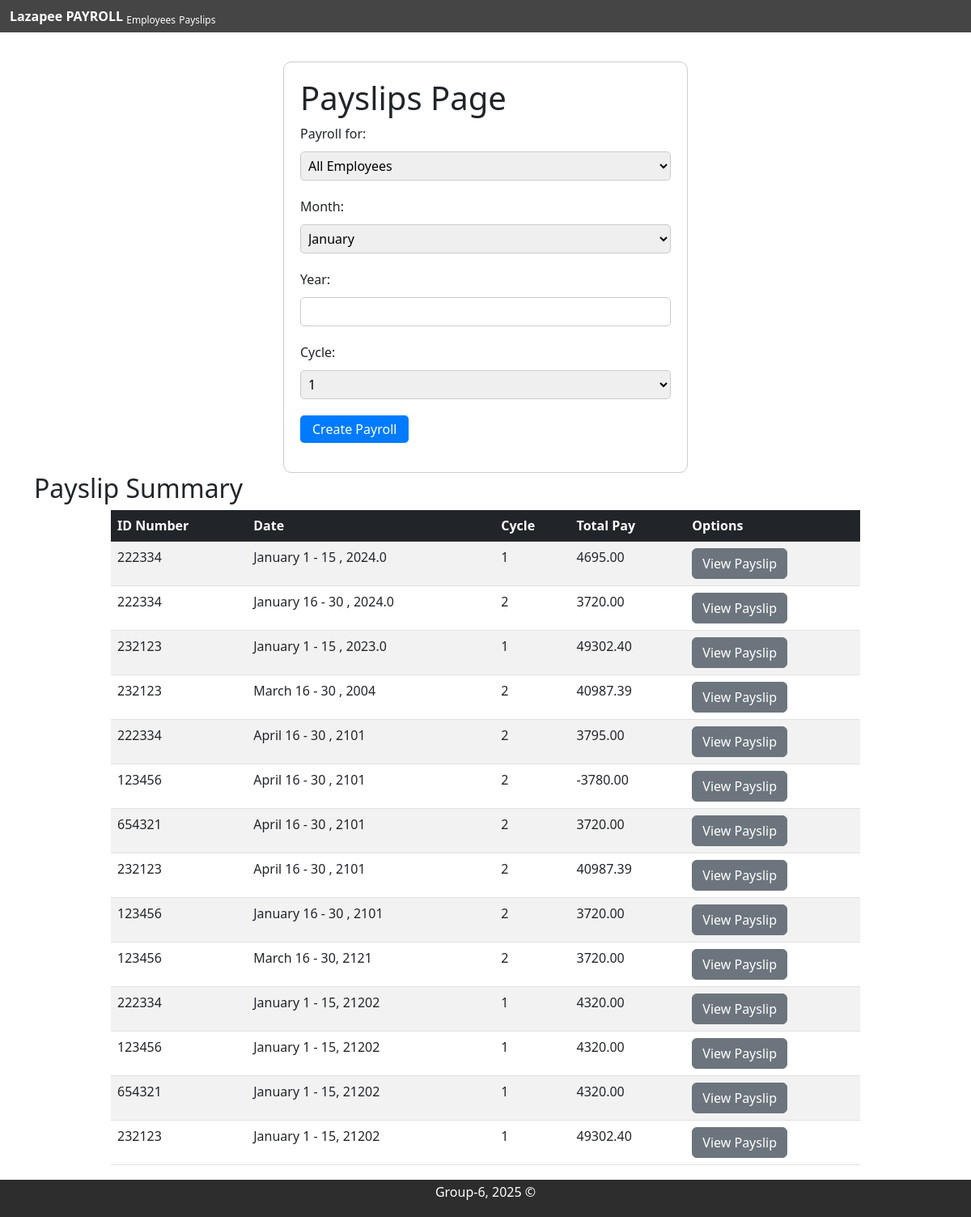
The page /payslips_page/ on the database its author committed.
### payroll_app/models.py (models this page shows, shortened)
class Payslip(models.Model):
    id_number = models.ForeignKey(Employee, on_delete=models.CASCADE)
    month = models.CharField(max_length=255)
    date_range = models.CharField(max_length=255)
    year = models.CharField(max_length=255)
    pay_cycle = models.IntegerField()
    rate = models.FloatField(blank=True, null=True)
    earnings_allowance = models.FloatField(blank=True, null=True)
    deductions_tax = models.FloatField(blank=True, null=True)
    deductions_health = models.FloatField(blank=True, null=True)
    pag_ibig = models.FloatField(blank=True, null=True)
    sss = models.FloatField(blank=True, null=True)
    overtime = models.FloatField(blank=True, null=True)
    total_pay = models.FloatField(blank=True, null=True)

class Employee(models.Model):
    name = models.CharField(max_length=255)
    id_number = models.CharField(max_length=20)
    rate = models.FloatField()
    overtime_pay = models.FloatField(blank=True, null=True)
    allowance = models.FloatField(blank=True, null=True)

### payroll_app/views.py (the view)
# urls.py: path('payslips_page/', views.payslips_page, name='payslips_page'),
@csrf_protect
def payslips_page(request):
    employees = Employee.objects.all()
    payslips = Payslip.objects.all()
    return render(
        request,
        "payroll_app/payslips_page.html",
        {"employees": employees, "payslips": payslips},
    )

### payroll_app/templates/payroll_app/payslips_page.html (shortened to what this page needs)
{% extends 'payroll_app/base.html' %}
{% load static %}
{% block content %}
<div class="form-container">
    <h1>Payslips Page</h1>
    <form action="{% url 'create_payslip' %}" method="post" >
        <label for="employee_pay">Payroll for:</label>
        <select id="employee_pay" name="employee_pay">
            <option value="all">All Employees</option>
        </select><br>
        <label for="month">Month:</label>
        <select id="month" name="month">
            <option value="January">January</option>
        </select><br>
        <label for="year">Year:</label>
        <input type="text" id="year" name="year"><br>
        <label for="pay_cycle">Cycle:</label>
        <select id="pay_cycle" name="pay_cycle">
            <option value="1">1</option>
        </select><br>
    <button type="submit">Create Payroll</button>
    </form>
</div>
    <h2>Payslip Summary</h2>
    <div class="col-10 justify-content-center" >
        <table class="table table-striped">
        <thead>
            <tr>
                <th class="table-dark" scope="col">ID Number</th>
                <th class="table-dark" scope="col">Date</th>
                <th class="table-dark" scope="col">Cycle</th>
                <th class="table-dark" scope="col">Total Pay</th>
                <th class="table-dark" scope="col">Options</th>
            </tr>
        </thead>
        <tbody>
            {% for payslip in payslips %}
            <tr>
                <td>{{ payslip.id_number.id_number }}</td>
                <td>{{payslip.month}} {{payslip.date_range}}, {{ payslip.year }}</td>
                <td>{{ payslip.pay_cycle }}</td>
                <td>{{ payslip.total_pay|floatformat:2 }}</td>
                <td><a href="{% url 'view_payslips' pk=payslip.pk %}" class="btn btn-secondary">View Payslip</a></td>
            </tr>
            {% endfor %}
        </tbody>
    </table>
    </div>
{% endblock %}

### payroll_app/templates/payroll_app/base.html (shortened to what this page needs)
{% load static %}
<html>
    <head>
        <link rel="stylesheet" href="{% static '/bootstrap/css/bootstrap.min.css' %}">
        <link rel="stylesheet" href="{% static '/bootstrap/css/custom.css' %}">
        <link rel="stylesheet" href="https://cdnjs.cloudflare.com/ajax/libs/font-awesome/4.7.0/css/font-awesome.min.css">
    </head>
    <body>
        <nav class="navbar navbar-dark bg-custom mb-3 sticky-top" style="background-color: #454545;">
            <div class="container-fluid">
                <class="fa fa-heart" style="color:white"><b> Lazapee PAYROLL </b></a>
                <a href="{% url 'employee_list' %}" style="color:white"><sub>Employees</sub></a>
                <a href="{% url 'payslips_page' %}"  style="color:white"> <sub>Payslips</sub></a>
            </div>
        </nav>
        <div class="container">
            <div class="row d-flex justify-content-center">
                {% block content %}
                {% endblock %}
            </div>
        </div>
    </body>
    <div class="footer">
    <p> Group-6, 2025 ©</p>
    </div>
</html>

### payroll_app/templates/payroll_app/base.html (style rules this page uses)
a { color: black; text-decoration: none; }
.footer { position: fixed; left: 0; bottom: 0; width: 100%; text-align: center; padding: 3px; background-color: rgb(45, 45, 45); color: white; }
body { margin-bottom: 3rem; position: relative; }

### payroll_app/templates/payroll_app/payslips_page.html (style rules this page uses)
.form-container { border: 1px solid #ccc; padding: 20px; width: 50%; max-width: 500px; border-radius: 10px; margin: 0 auto; margin-top: 20px; }
.form-container label { display: block; margin-bottom: 10px; }
.form-container input[type="text"], .form-container input[type="number"] { padding: 5px; margin-bottom: 20px; width: 100%; border-radius: 5px; border: 1px solid #ccc; }
.form-container select { margin-bottom: 20px; width: 100%; padding: 5px; border-radius: 5px; border: 1px solid #ccc; }
.form-container button { padding: 5px 15px; background-color: #007bff; color: white; border: none; border-radius: 5px; cursor: pointer; }

### rows shown on the page
Payslip: id_number.id_number "222334", month "January", date_range "1 - 15", year "2024.0", pay_cycle "1", total_pay "4695.00"
Payslip: id_number.id_number "222334", month "January", date_range "16 - 30", year "2024.0", pay_cycle "2", total_pay "3720.00"
Payslip: id_number.id_number "232123", month "January", date_range "1 - 15", year "2023.0", pay_cycle "1", total_pay "49302.40"
Payslip: id_number.id_number "232123", month "March", date_range "16 - 30", year "2004", pay_cycle "2", total_pay "40987.39"
Payslip: id_number.id_number "222334", month "April", date_range "16 - 30", year "2101", pay_cycle "2", total_pay "3795.00"
Payslip: id_number.id_number "123456", month "April", date_range "16 - 30", year "2101", pay_cycle "2", total_pay "-3780.00"
Payslip: id_number.id_number "654321", month "April", date_range "16 - 30", year "2101", pay_cycle "2", total_pay "3720.00"
Payslip: id_number.id_number "232123", month "April", date_range "16 - 30", year "2101", pay_cycle "2", total_pay "40987.39"
Payslip: id_number.id_number "123456", month "January", date_range "16 - 30", year "2101", pay_cycle "2", total_pay "3720.00"
Payslip: id_number.id_number "123456", month "March", date_range "16 - 30", year "2121", pay_cycle "2", total_pay "3720.00"
Payslip: id_number.id_number "222334", month "January", date_range "1 - 15", year "21202", pay_cycle "1", total_pay "4320.00"
Payslip: id_number.id_number "123456", month "January", date_range "1 - 15", year "21202", pay_cycle "1", total_pay "4320.00"
Payslip: id_number.id_number "654321", month "January", date_range "1 - 15", year "21202", pay_cycle "1", total_pay "4320.00"
Payslip: id_number.id_number "232123", month "January", date_range "1 - 15", year "21202", pay_cycle "1", total_pay "49302.40"
